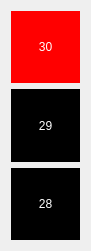
  <widget class="QWidget" name="gridLayoutWidget_10">
   <property name="geometry">
    <rect>
     <x>1550</x>
     <y>160</y>
     <width>91</width>
     <height>251</height>
    </rect>
   </property>
   <layout class="QGridLayout" name="gridLayout_10">
    <item row="6" column="0">
     <widget class="QPushButton" name="pushButton_28">
      <property name="sizePolicy">
       <sizepolicy hsizetype="Minimum" vsizetype="Preferred">
        <horstretch>0</horstretch>
        <verstretch>0</verstretch>
       </sizepolicy>
      </property>
      <property name="sizeIncrement">
       <size>
        <width>0</width>
        <height>0</height>
       </size>
      </property>
      <property name="styleSheet">
       <string notr="true">background:rgb(0, 0, 0);
border: 2 px solid;
color: white;
font: 20pt &quot;Chandas&quot;;</string>
      </property>
      <property name="text">
       <string>28</string>
      </property>
      <property name="flat">
       <bool>false</bool>
      </property>
     </widget>
    </item>
    <item row="5" column="0">
     <widget class="QPushButton" name="pushButton_29">
      <property name="sizePolicy">
       <sizepolicy hsizetype="Minimum" vsizetype="Preferred">
        <horstretch>0</horstretch>
        <verstretch>0</verstretch>
       </sizepolicy>
      </property>
      <property name="styleSheet">
       <string notr="true">background:rgb(0, 0, 0);
border: 2 px solid;
color: white;
font: 20pt &quot;Chandas&quot;;</string>
      </property>
      <property name="text">
       <string>29</string>
      </property>
     </widget>
    </item>
    <item row="3" column="0">
     <widget class="QPushButton" name="pushButton_30">
      <property name="sizePolicy">
       <sizepolicy hsizetype="Minimum" vsizetype="Preferred">
        <horstretch>0</horstretch>
        <verstretch>0</verstretch>
       </sizepolicy>
      </property>
      <property name="styleSheet">
       <string notr="true">background:rgb(255, 0, 0);
border: 2 px solid;
color: white;
font: 20pt &quot;Chandas&quot;;</string>
      </property>
      <property name="text">
       <string>30</string>
      </property>
     </widget>
    </item>
   </layout>
  </widget>
